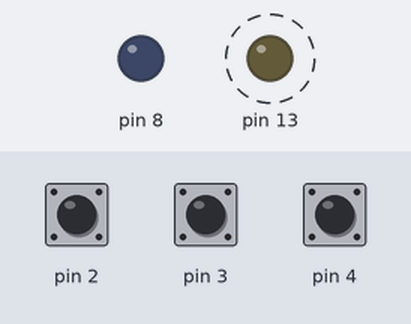
Bench run of a program on a simulated Arduino Mega 2560, built with avr-gcc and run on an emulated ATmega2560. On the bench: output pins drawn as LEDs (lit = HIGH). Dashed ring = blinking. Inputs (shaded band) come from the test bench; at power-on: pin 2 HIGH, pin 3 HIGH, pin 4 HIGH.

Above: at 1.27 s.
1.3 s: pin 2 pulled LOW for 0.15 s
At 1.9 s:
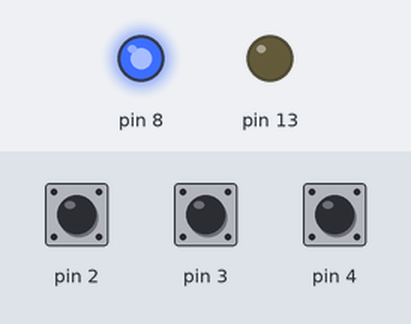
4.5 s: pin 2 pulled LOW for 1 s
At 4.65 s:
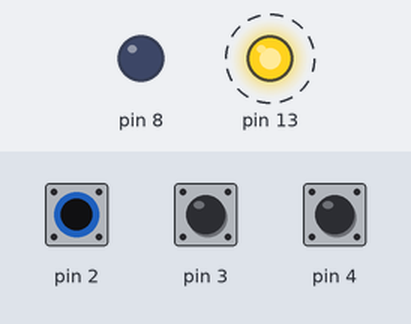
7.5 s: pin 2 pulled LOW for 3.2 s
At 7.8 s:
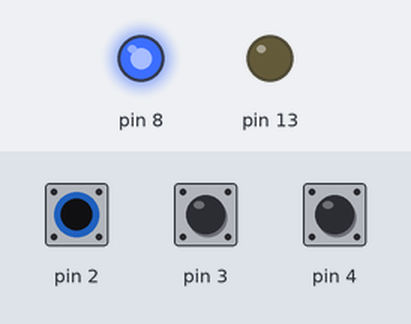
Timing chart, 0 to 10.5 s (numbered marks = the images above; inputs shaded):
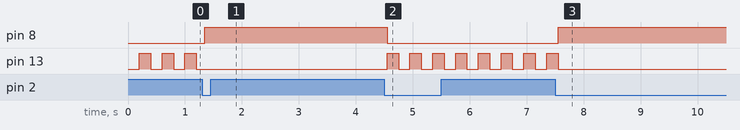

The program:

main.cpp
```cpp
#include <Arduino.h>
#include <Arduino_FreeRTOS.h>

#include "app_button_count/app_button_count.h"
#include "task_btn_toggle/task_btn_toggle.h"
#include "task_btn_count/task_btn_count.h"
#include "task_led_blink/task_led_blink.h"

void setup() {
    Serial.begin(9600);

    firstLed.off();
    secondLed.off();

    xTaskCreate(taskButtonToggle, "Task_LED1", 128, NULL, 1, NULL);
    xTaskCreate(taskButtonCount, "Task_Count", 128, NULL, 1, NULL);
    xTaskCreate(taskLedBlink, "Task_Led2", 128, NULL, 1, NULL);
}

void loop() {
}
```

app_button_count.cpp
```cpp
#include "app_button_count.h"

ED_Button firstButton(2);
ED_Button secondButton(3);
ED_Button thirdButton(4);

ED_LED firstLed(8);
ED_LED secondLed(13);

bool firstLedState = false;
int pushCount = 0;
```

app_button_count.h
```cpp
#ifndef APP_BUTTON_COUNT_H
#define APP_BUTTON_COUNT_H

#include "ed_button/ed_button.h"
#include "ed_led/ed_led.h"

extern ED_Button firstButton;
extern ED_Button secondButton;
extern ED_Button thirdButton;
extern ED_LED firstLed;
extern ED_LED secondLed;
extern bool firstLedState;
extern int pushCount;

#endif
```

ed_button.cpp
```cpp
#include "ed_button.h"

ED_Button::ED_Button(uint8_t p)
    : pin(p),
      lastReading(HIGH),
      buttonState(false),
      lastDebounceTime(0) {
    pinMode(pin, INPUT_PULLUP);
}

bool ED_Button::wasPressed() {
    bool reading = digitalRead(pin);
    unsigned long now = millis();
    bool pressed = false;

    if (reading != lastReading) {
        lastDebounceTime = now;
    }

    if ((now - lastDebounceTime) > debounceDelay) {
        if (reading == LOW && buttonState == false) {
            pressed = true;
        }

        buttonState = !reading;
    }

    lastReading = reading;
    return pressed;
}
```

ed_button.h
```cpp
#ifndef ED_BUTTON_H
#define ED_BUTTON_H

#include <Arduino.h>

class ED_Button {
private:
    uint8_t pin;
    bool lastReading;
    bool buttonState;

    unsigned long lastDebounceTime;
    const unsigned long debounceDelay = 50;

public:
    ED_Button(uint8_t p);
    bool wasPressed();
};

#endif
```

ed_led.cpp
```cpp
#include "ed_led.h"

ED_LED::ED_LED(uint8_t p) : pin(p) {
    pinMode(pin, OUTPUT);
    off();
}

void ED_LED::on() {
    digitalWrite(pin, HIGH);
}

void ED_LED::off() {
    digitalWrite(pin, LOW);
}

void ED_LED::toggle() {
    digitalWrite(pin, !digitalRead(pin));
}
```

ed_led.h
```cpp
#ifndef ED_LED_H
#define ED_LED_H

#include <Arduino.h>

class ED_LED {
private:
    uint8_t pin;

public:
    ED_LED(uint8_t p);
    void on();
    void off();
    void toggle();
};

#endif
```

task_btn_count.cpp
```cpp
#include "app_button_count/app_button_count.h"
#include <Arduino_FreeRTOS.h>
#include <Arduino.h>

void taskButtonCount(void* parameter) {
    for (;;) {
        if (secondButton.wasPressed()) {
            pushCount++;
            Serial.println(pushCount);
        }

        if (thirdButton.wasPressed()) {
            if (pushCount > 0) {
                pushCount--;
            }

            Serial.println(pushCount);
        }

        vTaskDelay(10 / portTICK_PERIOD_MS);
    }
}
```

task_btn_count.h
```cpp
#ifndef TASK_2_BTN_CNT_H
#define TASK_2_BTN_CNT_H

void taskButtonCount(void* parameter);

#endif
```

task_btn_toggle.cpp
```cpp
#include "app_button_count/app_button_count.h"
#include <Arduino_FreeRTOS.h>

void taskButtonToggle(void* parameter) {
    for (;;) {
        if (firstButton.wasPressed()) {
            firstLedState = !firstLedState;

            if (firstLedState) {
                firstLed.on();
            } else {
                firstLed.off();
            }
        }

        vTaskDelay(10 / portTICK_PERIOD_MS);
    }
}
```

task_btn_toggle.h
```cpp
#ifndef TASK_1_BTN_DET_H
#define TASK_1_BTN_DET_H

void taskButtonToggle(void* parameter);

#endif
```

task_led_blink.cpp
```cpp
#include "app_button_count/app_button_count.h"
#include <Arduino_FreeRTOS.h>
#include <Arduino.h>

void taskLedBlink(void* parameter) {
    unsigned long lastBlinkTime = 0;

    for (;;) {
        if (!firstLedState) {
            if (millis() - lastBlinkTime >= 200) {
                secondLed.toggle();
                lastBlinkTime = millis();
            }
        } else {
            secondLed.off();
        }

        vTaskDelay(10 / portTICK_PERIOD_MS);
    }
}
```

task_led_blink.h
```cpp
#ifndef TASK_3_BTN_MON_H
#define TASK_3_BTN_MON_H

void taskLedBlink(void* parameter);

#endif
```

Measured:
- after the input at 1.3 s, pin 8: LOW → HIGH after 0.05 s; pin 13: stops changing and stays LOW
- after the input at 4.5 s, pin 8: HIGH → LOW after 0.05 s; pin 13: alternates HIGH for 0.20 s and LOW for 0.20 s, starting after 0.05 s
- after the input at 7.5 s, pin 8: LOW → HIGH after 0.05 s; pin 13: goes on until 7.6 s, then stays LOW
- by itself, pin 13: alternates HIGH for 0.20 s and LOW for 0.20 s
